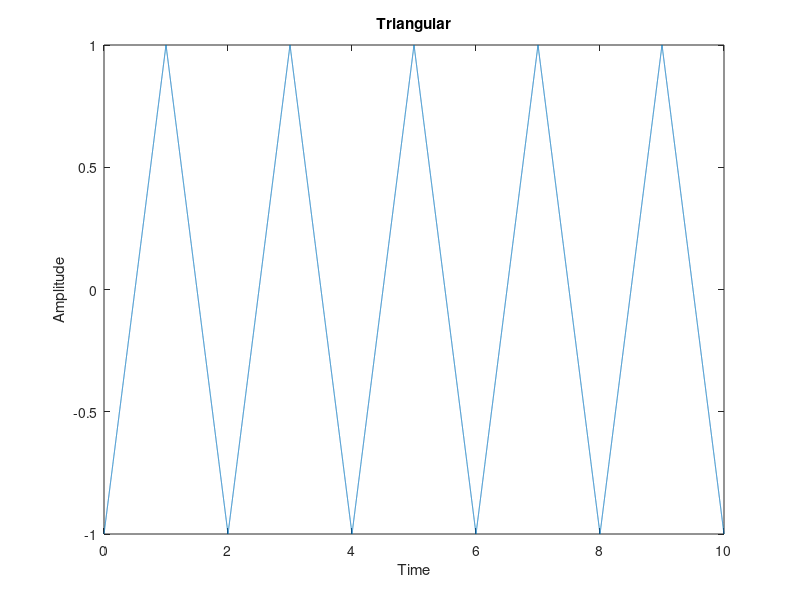

MATLAB code to generate this figure:
  %draw a triangle wave form
clc;
t=0:0.0002:10;
x=sawtooth(2*pi*0.5*t,0.5);
plot(t,x);
title 'Triangular';
xlabel 'Time';
ylabel 'Amplitude';